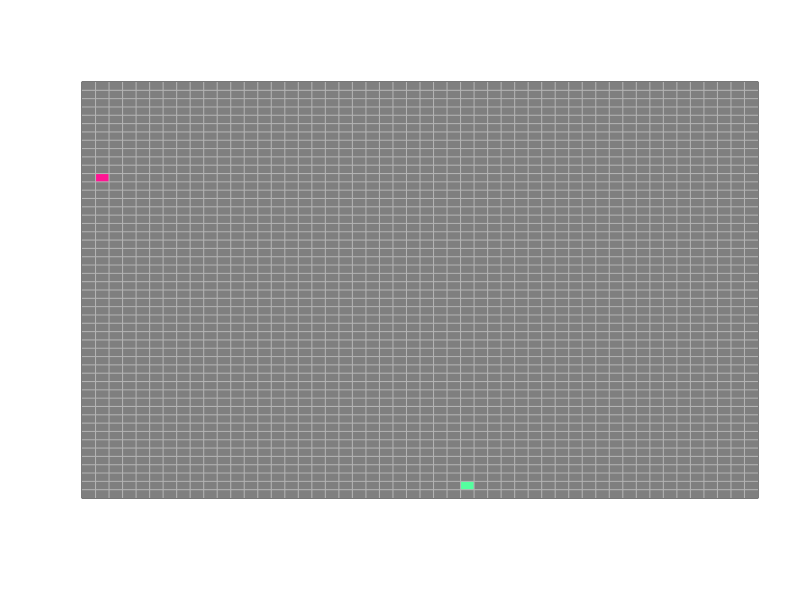
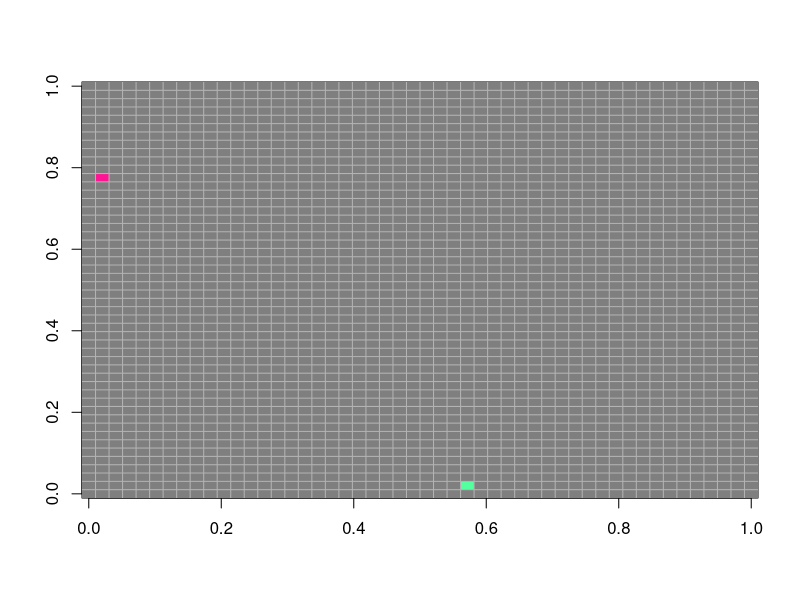
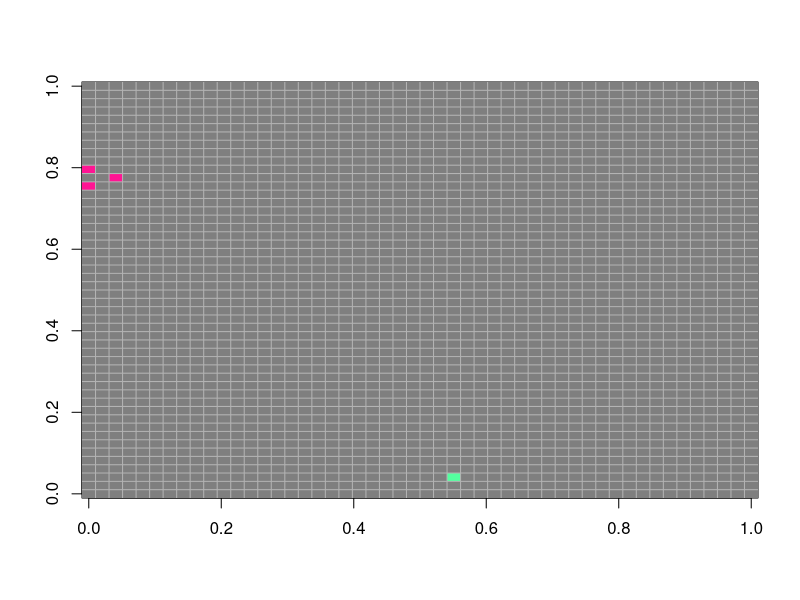
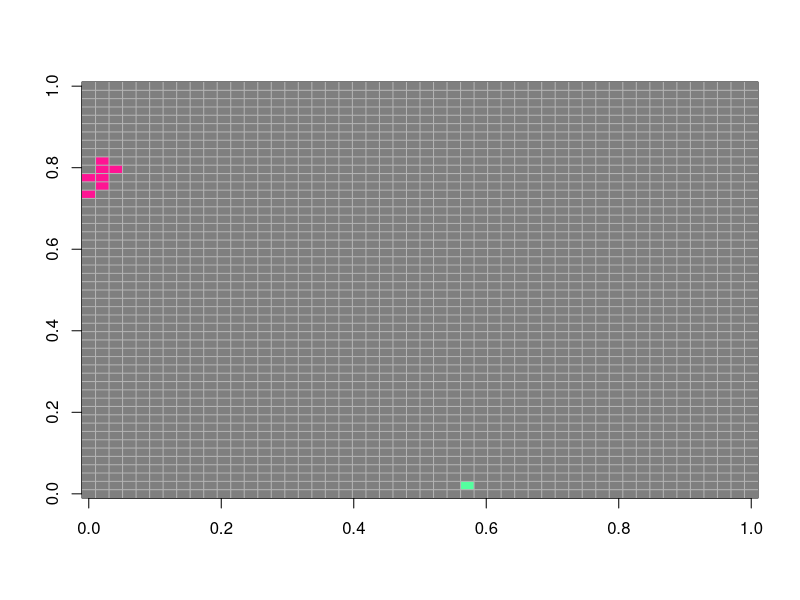
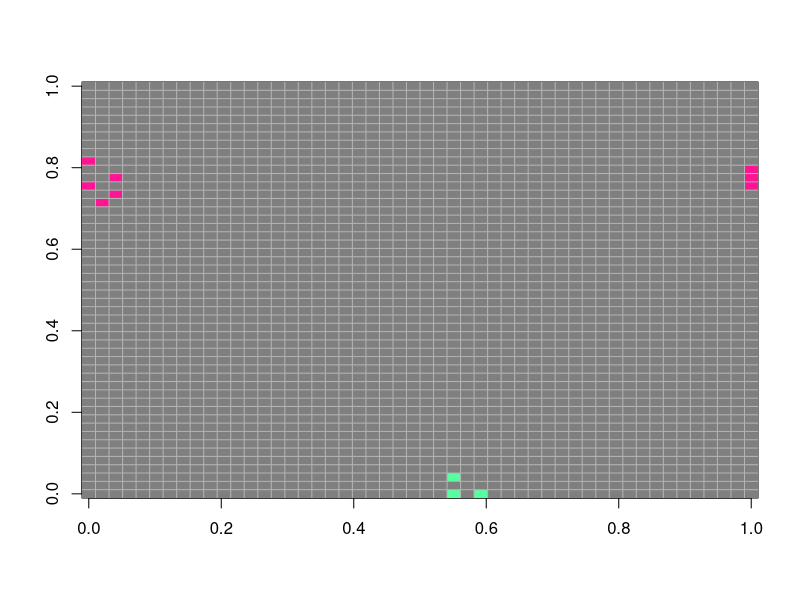
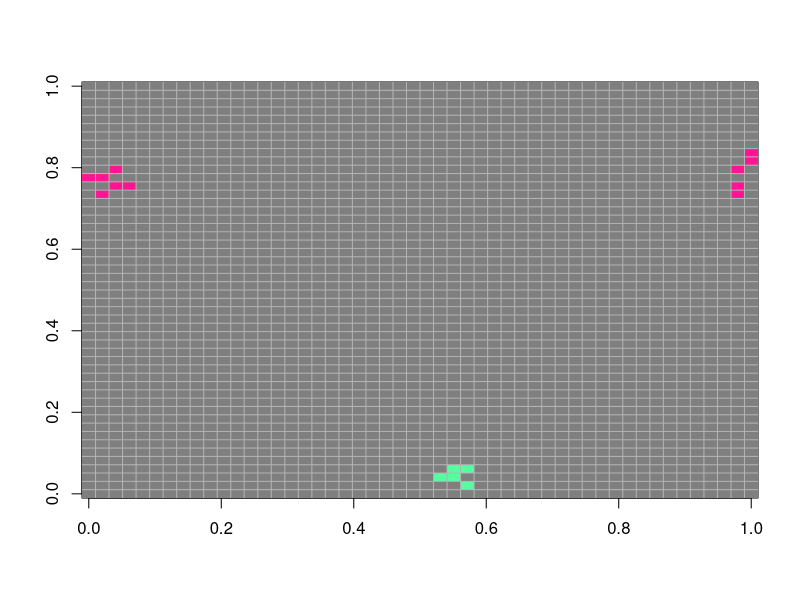
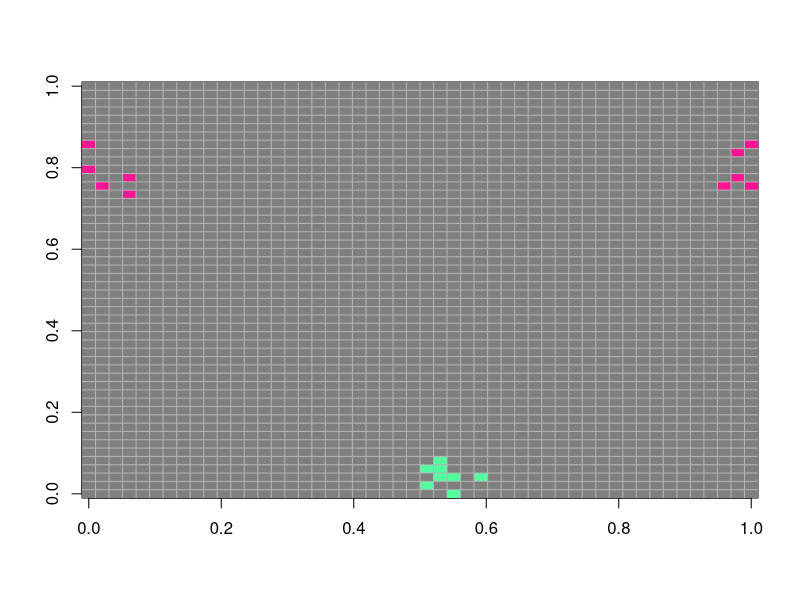
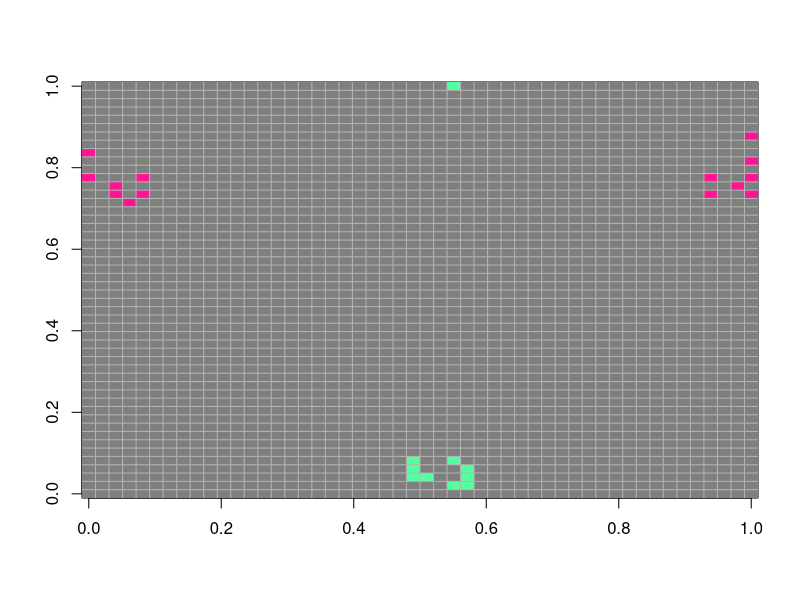

Write the R code that produced these figures, in order.
# Se infectan plasmidos que incluso tienen bacterias con un plasmido
# mas completo
rm(list=ls())
q=0.5 # Probability for recovery
n=50 # Size of matrix 50 x 50
mat=matrix(ncol=n,nrow=n,0) # Create matrix with zeros (Healthy individuals)

mat[2,39]=1 # Place an infected individual at pos (25,15)
mat[29,2]=2 # Colocar célula con plásmido 2 en (47,41)
image(mat,col=c("grey50","deeppink","seagreen1"),yaxt="n",xaxt="n",zlim=c(0,2)) # Plot image
grid(nx=n,ny=n,col="grey70",lty=1)

temp=mat
t=80 # Number of time steps
n_helalthy=rep(0,t) # Vector to count healthy at each time step
n_infected=rep(0,t) # Vector to count infected at each time step
n_resistant=rep(0,t) # Vector to count resistant at each time step

for (k in 1:t){ # Repeat t times
  kH=0 # Initialize counter for healthy
  kI=0 # Initialize counter for infected
  kR=0 # Initialize counter for resistant
  # Step through each element in the matrix
  for (i in 1:n){
    for (j in 1:n){
      if (mat[i,j]==0) { kH=kH+1} # Count healthy
      if (mat[i,j]==1) { kI=kI+1} # Count infected
      if (mat[i,j]==2) { kR=kR+1} # Count resistant
      R=0 # Initialize counter for number of infected neighbors
      R1= 0
      R0 = 0
      
      # inicia conteos
      if (mat[i,j]==0){ # If healthy individual
        E=i+1
        W=i-1
        N=j-1
        S=j+1
        # Check if outside the matrix
        if (E==n+1) { E=1}
        if (W==0) { W=n}
        if (N==0) { N=n}
        if (S==n+1) { S=1}
        # Count number of infected neighbors
        if(mat[E,j]==1){R=R+1} # East
        if(mat[W,j]==1){R=R+1} # West
        if(mat[i,N]==1){R=R+1} # North
        if(mat[i,S]==1){R=R+1} # South
        if(mat[E,N]==1){R=R+1} # North East
        if(mat[E,S]==1){R=R+1} # South East
        if(mat[W,N]==1){R=R+1} # North West
        if(mat[W,S]==1){R=R+1} # South West
      }
      a=-1.5
      b=0.6
      Pinfect=(1/(1+exp(-(a+b*R)))) # Calc probability for healthy to become infected
      g<-runif(1) # Draw a random number between 0 and 1
      if (g<Pinfect & mat[i,j]==0 & R>0){
        temp[i,j]=1 # Healthy becomes infected
      } ### fin de los suceptibles a infectados
      
      # plasmido 2 con sin plasmido
      if (mat[i,j]==0){ # If healthy individual
        E=i+1
        W=i-1
        N=j-1
        S=j+1
        # Check if outside the matrix
        if (E==n+1) { E=1}
        if (W==0) { W=n}
        if (N==0) { N=n}
        if (S==n+1) { S=1}
        # Count number of infected plasmido 2 neighbors
        if(mat[E,j]==2){R1=R1+1} # East
        if(mat[W,j]==2){R1=R1+1} # West
        if(mat[i,N]==2){R1=R1+1} # North
        if(mat[i,S]==2){R1=R1+1} # South
        if(mat[E,N]==2){R1=R1+1} # North East
        if(mat[E,S]==2){R1=R1+1} # South East
        if(mat[W,N]==2){R1=R1+1} # North West
        if(mat[W,S]==2){R1=R1+1} # South West
      }
      a1<- -1.5
      b1<- 0.9
      Pinfect1<- (1/(1+exp(-(a+b*R1)))) # Calc probability for healthy to become infected
      g1<- runif(1) # Draw a random number between 0 and 1
      if (g1<Pinfect1 & mat[i,j]==0 & R1>0){
        temp[i,j]=2 # Healthy becomes infected plasmido 2
      }
      
      ### plasmido 1 infecta al 2 
      if (mat[i,j]==2){ # SI el plasmido 2 se infecta con el plasmido 1
        E=i+1
        W=i-1
        N=j-1
        S=j+1
        # Check if outside the matrix
        if (E==n+1) { E=1}
        if (W==0) { W=n}
        if (N==0) { N=n}
        if (S==n+1) { S=1}
        # Count number of infected neighbors
        if(mat[E,j]==1){R=R+1} # East
        if(mat[W,j]==1){R=R+1} # West
        if(mat[i,N]==1){R=R+1} # North
        if(mat[i,S]==1){R=R+1} # South
        if(mat[E,N]==1){R=R+1} # North East
        if(mat[E,S]==1){R=R+1} # South East
        if(mat[W,N]==1){R=R+1} # North West
        if(mat[W,S]==1){R=R+1} # South West
      }
      a=-1.5
      b=0.6
      Pinfect=(1/(1+exp(-(a+b*R)))) # Calc probability for healthy to become infected
      g2<-runif(1) # Draw a random number between 0 and 1
      if (g2<Pinfect & mat[i,j]==2 & R>0){
        temp[i,j]=1 # pasan a plasmido 1 
      }
      
      #### plasmido 2 infecta al 1
      if (mat[i,j]==1){ # If healthy individual
        E=i+1
        W=i-1
        N=j-1
        S=j+1
        # Check if outside the matrix
        if (E==n+1) { E=1}
        if (W==0) { W=n}
        if (N==0) { N=n}
        if (S==n+1) { S=1}
        # Count number of infected plasmido 2 neighbors
        if(mat[E,j]==2){R1=R1+1} # East
        if(mat[W,j]==2){R1=R1+1} # West
        if(mat[i,N]==2){R1=R1+1} # North
        if(mat[i,S]==2){R1=R1+1} # South
        if(mat[E,N]==2){R1=R1+1} # North East
        if(mat[E,S]==2){R1=R1+1} # South East
        if(mat[W,N]==2){R1=R1+1} # North West
        if(mat[W,S]==2){R1=R1+1} # South West
      }
      a1<- -1.5
      b1<- 0.9
      Pinfect1<- (1/(1+exp(-(a+b*R1)))) # Calc probability for healthy to become infected
      g3<- runif(1) # Draw a random number between 0 and 1
      if (g3<Pinfect1 & mat[i,j]==1 & R1>0){
        temp[i,j]=2 # plasmido 1 pasa a plasmido 2
      }
      
      ## vuelven a ser sin plasmido
      ### plasmido 2 pierde su capcide
      if (mat[i,j]==2){ # SI el plasmido 2 se infecta con el plasmido 1
        E=i+1
        W=i-1
        N=j-1
        S=j+1
        # Check if outside the matrix
        if (E==n+1) { E=1}
        if (W==0) { W=n}
        if (N==0) { N=n}
        if (S==n+1) { S=1}
        # Count number of infected neighbors
        if(mat[E,j]==0){R0=R0+1} # East
        if(mat[W,j]==0){R0=R0+1} # West
        if(mat[i,N]==0){R0=R0+1} # North
        if(mat[i,S]==0){R0=R0+1} # South
        if(mat[E,N]==0){R0=R0+1} # North East
        if(mat[E,S]==0){R0=R0+1} # South East
        if(mat[W,N]==0){R0=R0+1} # North West
        if(mat[W,S]==0){R0=R0+1} # South West
      }
      a=-1.4
      b=0.8
      Pinfect=(1/(1+exp(-(a+b*R0)))) # Calc probability for healthy to become infected
      g4<-runif(1) # Draw a random number between 0 and 1
      if (g4<Pinfect & mat[i,j]==2 & R0>0){
        temp[i,j]=0 # pasan a plasmido 1 
      }
      
      #### plasmido 1 pierde su capsula
      if (mat[i,j]==1){ # If healthy individual
        E=i+1
        W=i-1
        N=j-1
        S=j+1
        # Check if outside the matrix
        if (E==n+1) { E=1}
        if (W==0) { W=n}
        if (N==0) { N=n}
        if (S==n+1) { S=1}
        # Count number of infected plasmido 2 neighbors
        if(mat[E,j]==0){R0=R0+1} # East
        if(mat[W,j]==0){R0=R0+1} # West
        if(mat[i,N]==0){R0=R0+1} # North
        if(mat[i,S]==0){R0=R0+1} # South
        if(mat[E,N]==0){R0=R0+1} # North East
        if(mat[E,S]==0){R0=R0+1} # South East
        if(mat[W,N]==0){R0=R0+1} # North West
        if(mat[W,S]==0){R0=R0+1} # South West
      }
      a1<- -1.4
      b1<- 0.8
      Pinfect1<- (1/(1+exp(-(a+b*R0)))) # Calc probability for healthy to become infected
      g5<- runif(1) # Draw a random number between 0 and 1
      if (g5<Pinfect1 & mat[i,j]==1 & R0>0){
        temp[i,j]=0 # plasmido 1 pasa a plasmido 2
      }
      
      
    }
  }
  image(mat,col=c("grey50","deeppink","seagreen1"),add=F,,zlim=c(0,2)) # Plot image
  grid(nx=n,ny=n,col="grey70",lty=1)
  Sys.sleep(0.1) # To see movement on screen we need to pause the loop
  mat=temp # Overwrite matrix
  # Save number of healthy, infected and resistant at each time step
  n_helalthy[k]=kH
  n_infected[k]=kI
  n_resistant[k]=kR
}
